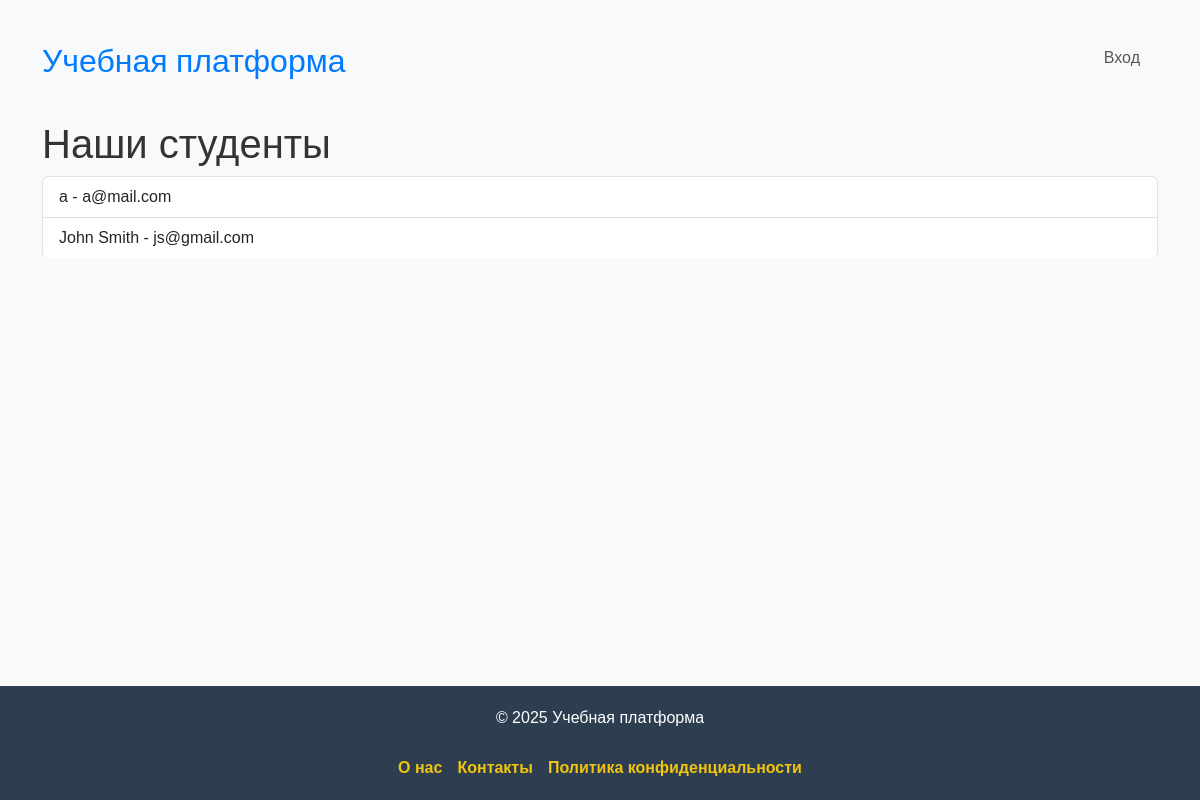
The app's page /students, older data.
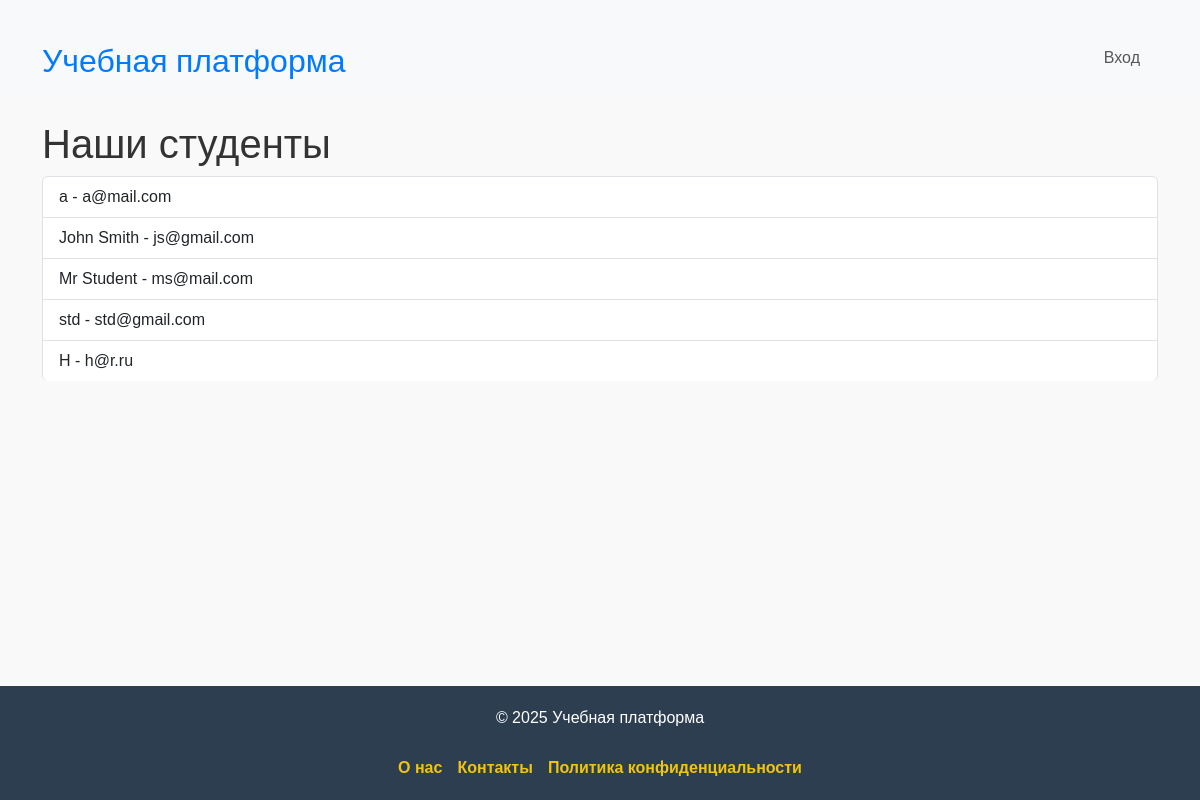
The same page, newer data.
### online_courses/models.py (models this page shows, shortened)
class User(AbstractUser):
    ROLE_CHOICES = [
        ('student', 'Студент'),
        ('teacher', 'Преподаватель'),
        ('admin', 'Администратор')
    ]
    username = models.CharField(max_length=100, unique=True)
    email = models.EmailField(unique=True)
    role = models.CharField(max_length=20, choices=ROLE_CHOICES, default='student')

### online_courses/views.py (the view)
# urls.py: path('students', student_list, name='student_list'),
def student_list(request):
    students = User.objects.filter(role='student')
    return render(request, 'students.html', {'students': students})

### online_courses/templates/students.html (shortened to what this page needs)
{% extends 'base.html' %}
{% block content %}
<h1>Наши студенты</h1>
<ul class="list-group">
  {% for student in students %}
      <li class="list-group-item list-group-item-action">
          {{ student.username}} - {{student.email}}
      </li>
  {% endfor %}
</ul>
{% endblock content %}

### online_courses/templates/base.html (shortened to what this page needs)
<!DOCTYPE html>
<html lang="ru">
<head>
    {% load static %}
    <link rel="stylesheet" href="https://cdn.jsdelivr.net/npm/bootstrap@5.3.0/dist/css/bootstrap.min.css">
    <link rel="stylesheet" href="{% static 'css/style.css' %}">
</head>
<body>
    <header>
        <nav class="navbar navbar-expand-lg navbar-light bg-light">
            <div class="container">
                <a class="navbar-brand" href="{% url 'online_courses:home' %}">Учебная платформа</a>
                <div class="collapse navbar-collapse">
                    <ul class="navbar-nav ms-auto">
                        {% if user.is_authenticated %}
                            <li class="nav-item"><a class="nav-link" href="{% url 'online_courses:course_list' %}">Мои курсы</a></li>
                            {% if user.role == "teacher" %}
                                <li class="nav-item"><a class="nav-link" href="{% url 'online_courses:manage_courses' %}">Управление курсами</a></li>
                                <li class="nav-item"><a class="nav-link" href="{% url 'online_courses:add_course' %}">Добавить курс</a></li>
                            {% endif %}
                            <li class="nav-item"><a class="nav-link" href="{% url 'online_courses:logout' %}">Выход</a></li>
                        {% else %}
                            <li class="nav-item"><a class="nav-link" href="{% url 'online_courses:login' %}">Вход</a></li>
                        {% endif %}
                    </ul>
                </div>
            </div>
        </nav>
    </header>
    <main>
        <div class="container mt-4">
            {% block content %}{% endblock %}
        </div>
    </main>
    <footer class="footer">
        <p>&copy; 2025 Учебная платформа</p>
        <div class="footer-links">
          <a href="/about">О нас</a>
          <a href="/contacts">Контакты</a>
          <a href="/privacy">Политика конфиденциальности</a>
        </div>
      </footer>
</body>
</html>

### online_courses/static/css/style.css (style rules this page uses)
:root { --primary-color: #007bff; --secondary-color: #0056b3; --text-color: #333; --background-color: #f9f9f9; --border-color: #ddd; --footer-background-color: #2c3e50; --footer-text-color: white; --footer-link-color: #f1c40f; }
body { font-family: Arial, sans-serif; min-height: 100vh; display: flex; flex-direction: column; background-color: var(--background-color); color: var(--text-color); }
main { flex: 1; }
h1, h2 { color: var(--text-color); }
.container { margin-top: 20px; }
a { color: var(--primary-color); text-decoration: none; transition: color 0.3s ease-in-out; }
.navbar-brand { color: var(--primary-color); font-family: "Pacifico", cursive, sans-serif; font-size: 2rem; }
ul { list-style-type: none; padding: 0; }
ul li { padding: 10px; border-bottom: 1px solid var(--border-color); }
ul li:last-child { border-bottom: none; }
ul li a { text-decoration: none; color: var(--primary-color); }
.footer { background-color: var(--footer-background-color); color: var(--footer-text-color); text-align: center; padding: 20px 0; width: 100%; margin-top: auto; display: flex; flex-direction: column; align-items: center; gap: 10px; }
.footer a { color: var(--footer-link-color); font-weight: bold; transition: color 0.3s ease; }
.footer-links { display: flex; gap: 15px; }
.footer-links a { text-decoration: none; }

Row changes from the older to the newer data that the page shows:
added User: username "Mr Student", email "ms@mail.com"
added User: username "std", email "std@gmail.com"
added User: username "H", email "h@r.ru"
